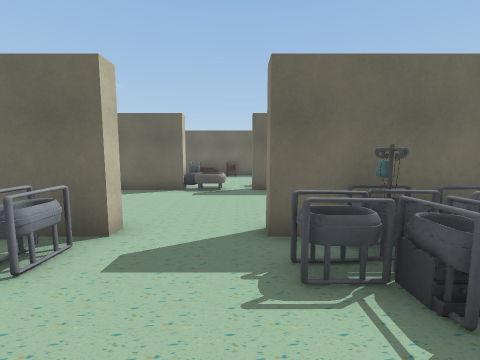
View 1 (above)

19 first-person views from a walk through a scene from a Unity 3-D project. The camera is 1.4 m above the floor, tilts 6° down and sees 90° across. The floor is counted in squares, 1 m on a side. Each view is taken from the middle of a square. On the plan, view 1 faces up. The plan holds only what a view shows up to about 13 squares ahead; the rest is blank. The place goes on beyond the plan. The player is left out. Some animated figures are left out. Some surface patterns are stand-ins.

View 2
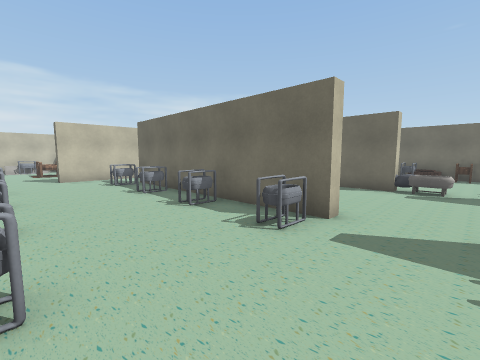

View 3
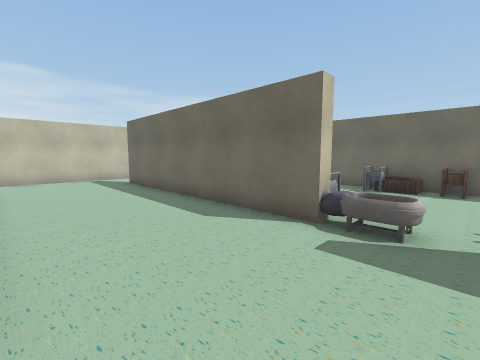

View 4
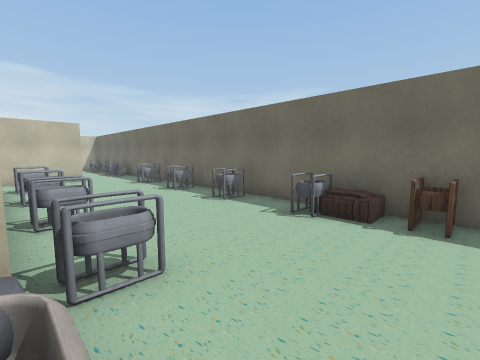

View 5
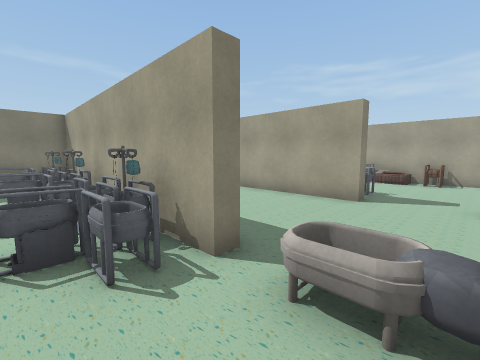

View 6
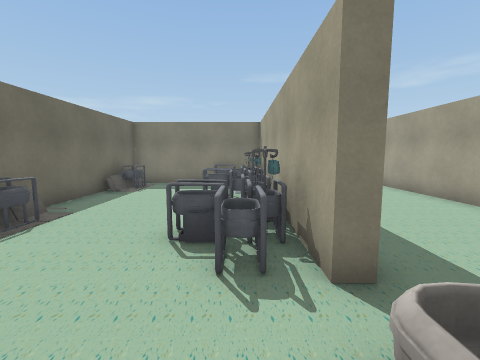

View 7
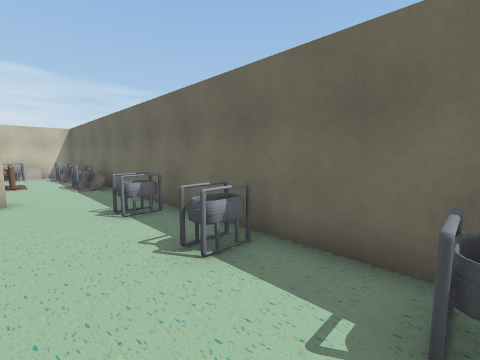

View 8
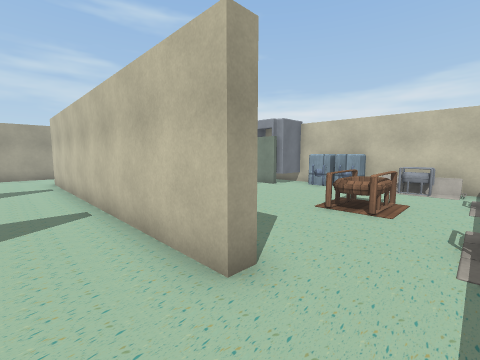

View 9
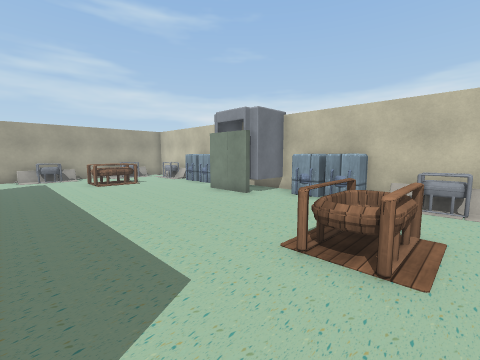

View 10
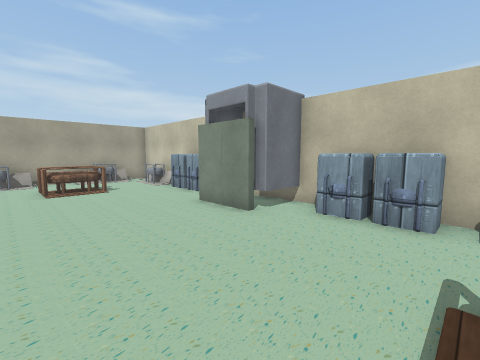

View 11
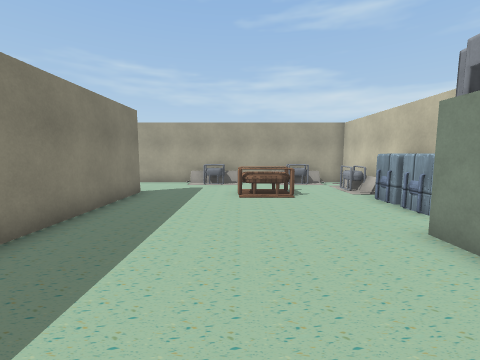

View 12
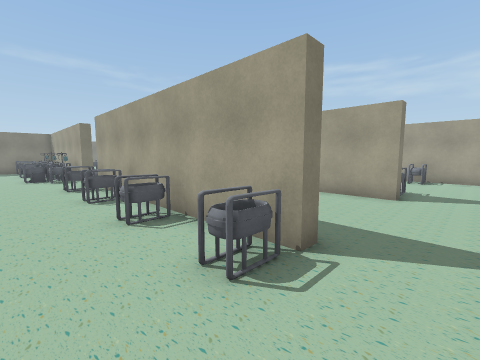

View 13
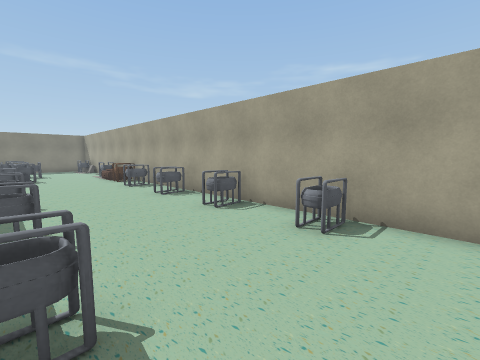

View 14
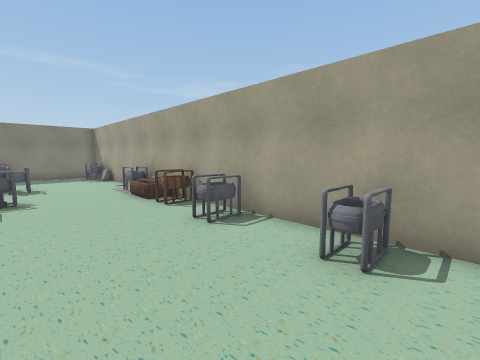

View 15
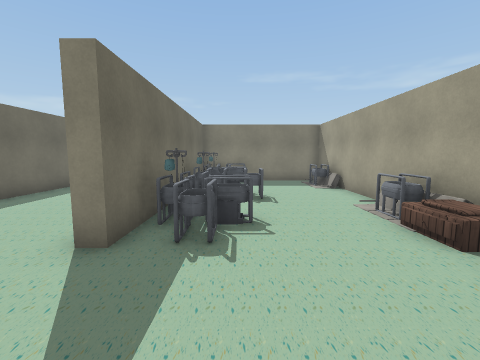

View 16
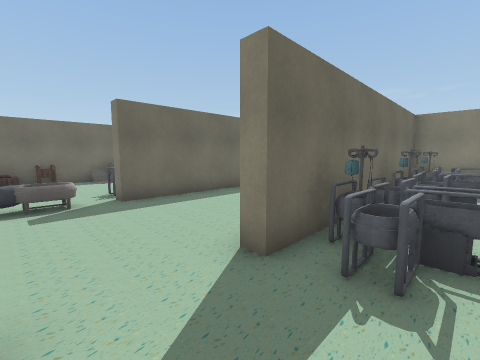

View 17
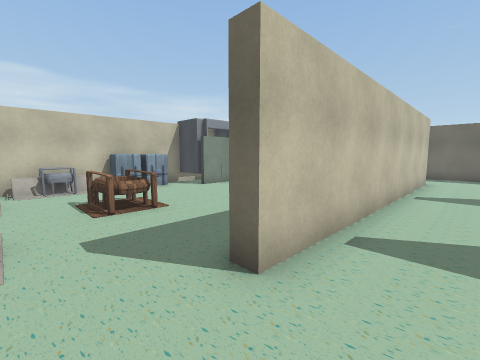

View 18
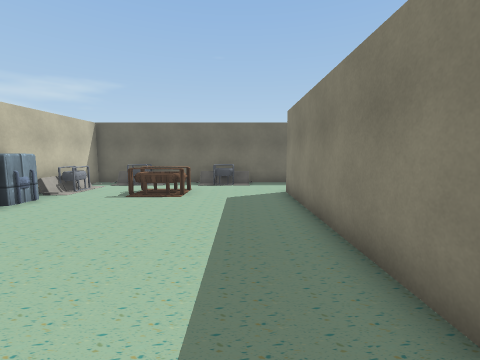

View 19
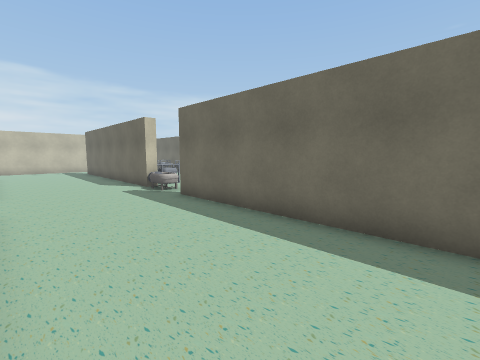

### Floor plan
Points are (right, up) in squares from view 1. A wall is a line through its corners. A room is listed if a view was taken in it or the views show most of it. See-through windows are left out.
Room 1 (views 1, 2, 3, 4, 5, 6, 7, 8, 9, 10, 11, 12, 13, 14, 15, 16, 17, 18, 19)
walls: (-2.4, 9.5) (-12.3, 9.5) (-12.3, 10) (-2.6, 10); (-2.2, 4.6) (-2.2, 4) (-12.3, 4) (-12.3, 4.5) (-9.8, 4.5); (-14.7, 1.1) (-15.2, 1.1) (-15.2, 13.1) (-14.7, 13.1) (-14.7, 1.1); (1.6, 9.5) (0.5, 9.5) (0.5, 10) (1.5, 10); (3.4, 10) (5.5, 10); (1.5, 16.3) (-24.3, 16.3) (-24.3, 11.4); (5.6, 9.5) (3.4, 9.5); (7.4, 10) (8.5, 10); (8.1, 9.5) (7.4, 9.5); (-24.3, 9.6) (-24.3, 4.4); (8.5, 4) (0.5, 4) (0.5, 4.5) (8.5, 4.5); (-24.3, 2.6) (-24.3, -2.3) (8.5, -2.3); (7.5, 16.3) (3.4, 16.3)
objects: other object (-24, 0) to (-23, 1); other object (-24, 3) to (-23, 3); other object (-24, 4) to (-23, 4); other object (-24, 10) to (-23, 10); other object (-24, 11) to (-23, 11); other object (-24, 13) to (-23, 14); other object (-23, 6) to (-22, 8); other object (-22, -1); other object (-22, 15) to (-21, 16); other object (-21, 1) to (-19, 2); other object (-21, 12) to (-19, 13); other object (-18, -1); other object (-18, 15) to (-17, 16); other object (-12, -1); other object (-12, 3); other object (-12, 11); other object (-12, 15); other object (-9, -1); other object (-9, 3); other object (-9, 11); other object (-9, 15); other object (-6, -1); other object (-6, 3); other object (-6, 11); other object (-6, 15); other object (-3, -1); other object (-3, 3); other object (-3, 11); other object (-3, 15); other object (-2, 10); other object (-1, -2) to (-1, -1); other object (-1, 9) to (-1, 10); other object (0, 16); other object (1, 3); other object (1, 11) to (2, 11); other object (2, 2); other object (2, 3); other object (2, 10); other object (2, 12); other object (2, 15) to (3, 16); other object (3, -2); other object (3, 3) to (4, 3); other object (3, 10) to (3, 11); other object (4, 11) to (5, 11); other object (5, 1) to (5, 2); other object (5, 3) to (6, 3); other object (6, 2); other object (6, 10) to (6, 11); other object (6, 12); other object (7, -2); other object (7, 3); other object (7, 10) to (7, 11); other object (8, 3); other object (8, 11); other object (8, 15) to (8, 16)

Positions as (right, up) in squares from view 1, and headings:
1: (0, 0), facing up
2: (0, -1), facing up-left
3: (0, 5), facing up-left
4: (0, 10), facing up-left
5: (-2, 12), facing down-right
6: (-2, 11), facing right
7: (-6, 13), facing up-left
8: (-13, 15), facing down-left
9: (-16, 14), facing down-left
10: (-18, 12), facing down-left
11: (-19, 10), facing down
12: (-14, 13), facing down-right
13: (-14, 3), facing down-right
14: (-7, 2), facing down-right
15: (-3, 2), facing right
16: (-2, 2), facing up-right
17: (-13, -1), facing up-left
18: (-17, 4), facing up
19: (8, 5), facing up-left
